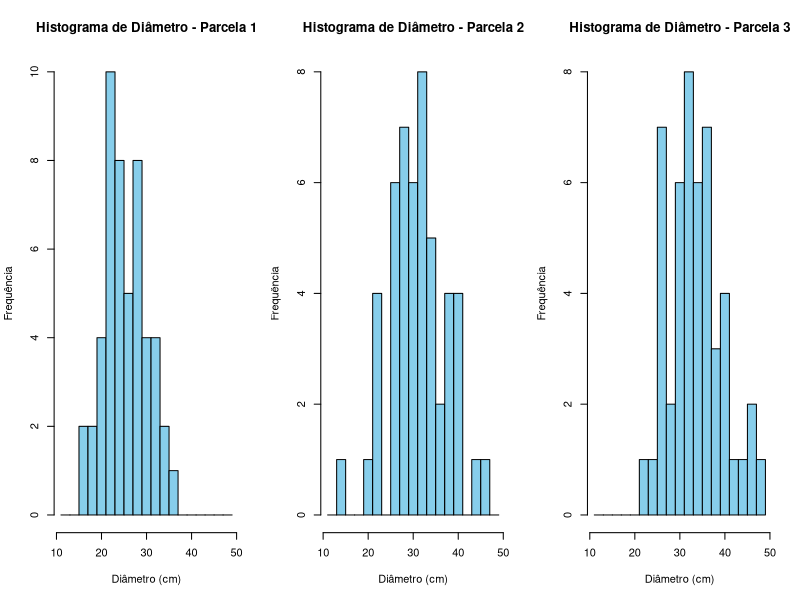

This chart was generated by the following R code:
## ---- chunk 1

# Instalar pacotes, caso ainda não tenham sido instalados
if (!require(writexl)) install.packages("writexl")
if (!require(readxl)) install.packages("readxl")

# Carregar pacotes
library(writexl)
library(readxl)

# Definir número de árvores por parcela
n_arvores <- 50

# Gerar dados de 3 parcelas com diâmetros distribuídos normalmente
set.seed(123)  # Para garantir reprodutibilidade

parcela1 <- rnorm(n_arvores, mean = 25, sd = 5)  # Parcela 1 com média 25 cm e desvio padrão 5 cm
parcela2 <- rnorm(n_arvores, mean = 30, sd = 7)  # Parcela 2 com média 30 cm e desvio padrão 7 cm
parcela3 <- rnorm(n_arvores, mean = 35, sd = 6)  # Parcela 3 com média 35 cm e desvio padrão 6 cm

# Criar um data frame com os dados das parcelas
dados_inventario <- data.frame(
  Parcela = rep(c("Parcela 1", "Parcela 2", "Parcela 3"), each = n_arvores),
  Diametro = c(parcela1, parcela2, parcela3)
)

# Abrir uma janela para escolher o diretório
# caminho_diretorio <- choose.dir()

# Salvar os dados em um arquivo .xlsx
# arquivo <- file.path(caminho_diretorio, "dados_inventario.xlsx")
# writexl::write_xlsx(dados_inventario, arquivo)

# cat("Dados de inventário salvos em:", arquivo, "\n")
    
## ---- chunk 2
# Certificar que a coluna "Diametro" seja numérica
dados_inventario$Diametro <- as.numeric(dados_inventario$Diametro)

# Definir as classes diamétricas com intervalo de 2 cm
intervalo <- 2
min_diametro <- floor(min(dados_inventario$Diametro))  # Valor mínimo de diâmetro arredondado para baixo
max_diametro <- ceiling(max(dados_inventario$Diametro))  # Valor máximo de diâmetro arredondado para cima
intervalos <- seq(min_diametro - 2, max_diametro + 2, by = 2)  # Definir as classes com intervalo de 2 cm

# Criar layout para os gráficos
par(mfrow = c(1, 3))  # Define 3 gráficos em uma linha

# Definir lista de parcelas
parcelas <- unique(dados_inventario$Parcela)

# Loop para plotar histogramas de cada parcela
for (parcela in parcelas) {
  # Selecionar os dados da parcela atual
  dados_parcela <- dados_inventario[dados_inventario$Parcela == parcela, "Diametro"]
  # Plotar o histograma
  hist(dados_parcela,
       breaks = intervalos,
       main = paste("Histograma de Diâmetro -", parcela),
       xlab = "Diâmetro (cm)", 
       ylab = "Frequência",
       col = "skyblue",
       border = "black")
}
